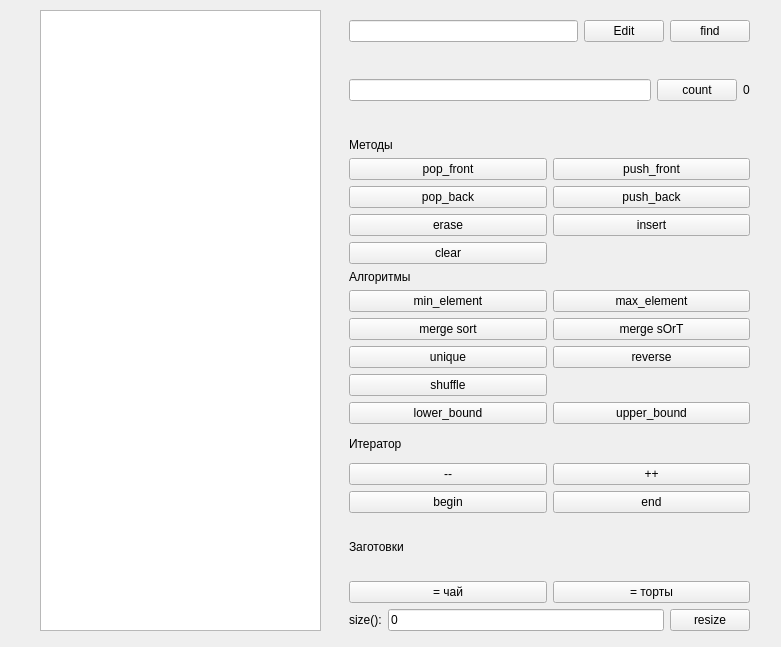
<?xml version="1.0" encoding="UTF-8"?>
<ui version="4.0">
 <class>MainWindow</class>
 <widget class="QMainWindow" name="MainWindow">
  <property name="geometry">
   <rect>
    <x>0</x>
    <y>0</y>
    <width>781</width>
    <height>647</height>
   </rect>
  </property>
  <property name="windowTitle">
   <string>std::vector demo</string>
  </property>
  <widget class="QWidget" name="centralwidget">
   <widget class="QListWidget" name="list_widget">
    <property name="geometry">
     <rect>
      <x>40</x>
      <y>10</y>
      <width>281</width>
      <height>621</height>
     </rect>
    </property>
   </widget>
   <widget class="QWidget" name="verticalLayoutWidget">
    <property name="geometry">
     <rect>
      <x>349</x>
      <y>20</y>
      <width>401</width>
      <height>611</height>
     </rect>
    </property>
    <layout class="QVBoxLayout" name="verticalLayout">
     <item>
      <layout class="QHBoxLayout" name="horizontalLayout">
       <item>
        <widget class="QLineEdit" name="txt_elem_content"/>
       </item>
       <item>
        <widget class="QPushButton" name="btn_edit">
         <property name="text">
          <string>Edit</string>
         </property>
        </widget>
       </item>
       <item>
        <widget class="QPushButton" name="btn_find">
         <property name="text">
          <string>find</string>
         </property>
        </widget>
       </item>
      </layout>
     </item>
     <item>
      <layout class="QHBoxLayout" name="horizontalLayout_2">
       <item>
        <widget class="QLineEdit" name="le_count">
         <property name="text">
          <string/>
         </property>
        </widget>
       </item>
       <item>
        <widget class="QPushButton" name="btn_count">
         <property name="text">
          <string>count</string>
         </property>
        </widget>
       </item>
       <item>
        <widget class="QLabel" name="lbl_count">
         <property name="text">
          <string>0</string>
         </property>
        </widget>
       </item>
      </layout>
     </item>
     <item>
      <layout class="QGridLayout" name="gridLayout_2">
       <item row="4" column="0">
        <widget class="QPushButton" name="btn_clear">
         <property name="text">
          <string>clear</string>
         </property>
        </widget>
       </item>
       <item row="3" column="1">
        <widget class="QPushButton" name="btn_insert">
         <property name="text">
          <string>insert</string>
         </property>
        </widget>
       </item>
       <item row="2" column="1">
        <widget class="QPushButton" name="btn_push_back">
         <property name="text">
          <string>push_back</string>
         </property>
        </widget>
       </item>
       <item row="3" column="0">
        <widget class="QPushButton" name="btn_erase">
         <property name="text">
          <string>erase</string>
         </property>
        </widget>
       </item>
       <item row="1" column="0">
        <widget class="QPushButton" name="btn_pop_front">
         <property name="text">
          <string>pop_front</string>
         </property>
        </widget>
       </item>
       <item row="1" column="1">
        <widget class="QPushButton" name="btn_push_front">
         <property name="text">
          <string>push_front</string>
         </property>
        </widget>
       </item>
       <item row="2" column="0">
        <widget class="QPushButton" name="btn_pop_back">
         <property name="text">
          <string>pop_back</string>
         </property>
        </widget>
       </item>
       <item row="0" column="0">
        <widget class="QLabel" name="lbl1">
         <property name="text">
          <string>Методы</string>
         </property>
        </widget>
       </item>
      </layout>
     </item>
     <item>
      <layout class="QGridLayout" name="gridLayout">
       <item row="3" column="0">
        <widget class="QPushButton" name="btn_unique">
         <property name="text">
          <string>unique</string>
         </property>
        </widget>
       </item>
       <item row="4" column="0">
        <widget class="QPushButton" name="btn_shuffle">
         <property name="text">
          <string>shuffle</string>
         </property>
        </widget>
       </item>
       <item row="2" column="1">
        <widget class="QPushButton" name="btn_merge_sOrT">
         <property name="text">
          <string>merge sOrT</string>
         </property>
        </widget>
       </item>
       <item row="0" column="0">
        <widget class="QLabel" name="lbl6">
         <property name="text">
          <string>Алгоритмы</string>
         </property>
        </widget>
       </item>
       <item row="1" column="0">
        <widget class="QPushButton" name="btn_min_element">
         <property name="text">
          <string>min_element</string>
         </property>
        </widget>
       </item>
       <item row="1" column="1">
        <widget class="QPushButton" name="btn_max_element">
         <property name="text">
          <string>max_element</string>
         </property>
        </widget>
       </item>
       <item row="2" column="0">
        <widget class="QPushButton" name="btn_merge_sort">
         <property name="text">
          <string>merge sort</string>
         </property>
        </widget>
       </item>
       <item row="3" column="1">
        <widget class="QPushButton" name="btn_reverse">
         <property name="text">
          <string>reverse</string>
         </property>
        </widget>
       </item>
       <item row="5" column="0">
        <widget class="QPushButton" name="btn_lower_bound">
         <property name="text">
          <string>lower_bound</string>
         </property>
        </widget>
       </item>
       <item row="5" column="1">
        <widget class="QPushButton" name="btn_upper_bound">
         <property name="text">
          <string>upper_bound</string>
         </property>
        </widget>
       </item>
      </layout>
     </item>
     <item>
      <layout class="QGridLayout" name="gridLayout_3">
       <item row="1" column="1">
        <widget class="QPushButton" name="btn_inc_iterator">
         <property name="text">
          <string>++</string>
         </property>
        </widget>
       </item>
       <item row="1" column="0">
        <widget class="QPushButton" name="btn_dec_iterator">
         <property name="text">
          <string>--</string>
         </property>
        </widget>
       </item>
       <item row="0" column="0">
        <widget class="QLabel" name="lbl4">
         <property name="text">
          <string>Итератор</string>
         </property>
        </widget>
       </item>
       <item row="2" column="0">
        <widget class="QPushButton" name="btn_begin">
         <property name="text">
          <string>begin</string>
         </property>
        </widget>
       </item>
       <item row="2" column="1">
        <widget class="QPushButton" name="btn_end">
         <property name="text">
          <string>end</string>
         </property>
        </widget>
       </item>
      </layout>
     </item>
     <item>
      <layout class="QGridLayout" name="gridLayout_4">
       <item row="0" column="0">
        <widget class="QLabel" name="lbl2">
         <property name="text">
          <string>Заготовки</string>
         </property>
        </widget>
       </item>
       <item row="1" column="0">
        <widget class="QPushButton" name="btn_tea">
         <property name="text">
          <string>= чай</string>
         </property>
        </widget>
       </item>
       <item row="1" column="1">
        <widget class="QPushButton" name="btn_cakes">
         <property name="text">
          <string>= торты</string>
         </property>
        </widget>
       </item>
      </layout>
     </item>
     <item>
      <layout class="QHBoxLayout" name="horizontalLayout_3">
       <item>
        <widget class="QLabel" name="lbl3">
         <property name="text">
          <string>size():</string>
         </property>
        </widget>
       </item>
       <item>
        <widget class="QLineEdit" name="txt_size">
         <property name="text">
          <string>0</string>
         </property>
        </widget>
       </item>
       <item>
        <widget class="QPushButton" name="btn_resize">
         <property name="text">
          <string>resize</string>
         </property>
        </widget>
       </item>
      </layout>
     </item>
    </layout>
   </widget>
  </widget>
 </widget>
 <resources/>
 <connections/>
</ui>
